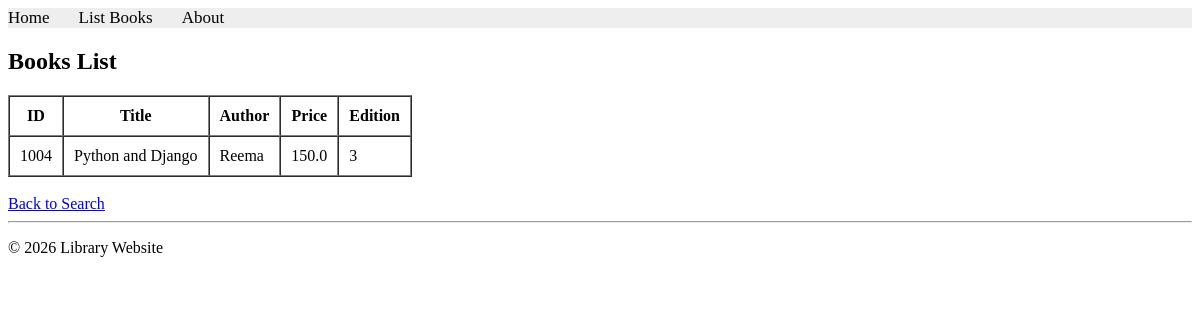
The page /books/complex/query on the database its author committed.
### apps/bookmodule/models.py (models this page shows)
class Book(models.Model):
    title = models.CharField(max_length=50)
    author = models.CharField(max_length=50)
    price = models.FloatField(default=0.0)
    edition = models.SmallIntegerField(default=1)

### apps/bookmodule/views.py (the view)
def complex_query(request):
    mybooks = Book.objects.filter(author__isnull=False).filter(title__icontains='and' ).filter( edition__gte=2).exclude(  price__lte=100)[:10]
    if len(mybooks) >= 1:
        return render(request, 'bookmodule/bookList.html', {'books': mybooks})
    else:
        return render(request, 'bookmodule/index.html')

### apps/templates/bookmodule/bookList.html (shortened to what this page needs)
{% extends "layouts/base.html" %}
{% block content %}
<h2>Books List</h2>
{% if books %}
    <table border="1" cellpadding="10" cellspacing="0">
        <tr>
            <th>ID</th>
            <th>Title</th>
            <th>Author</th>
            <th>Price</th>
            <th>Edition</th>
        </tr>
        {% for book in books %}
        <tr>
            <td>{{ book.id }}</td>
            <td>{{ book.title }}</td>
            <td>{{ book.author }}</td>
            <td>{{ book.price }}</td>
            <td>{{ book.edition }}</td>
        </tr>
        {% endfor %}
    </table>
{% else %}
    <p>No books found.</p>
{% endif %}
<br>
<a href="/books/search">Back to Search</a>
{% endblock content %}

### rows shown on the page
Book: id "1004", title "Python and Django", author "Reema", price "150.0", edition "3"
